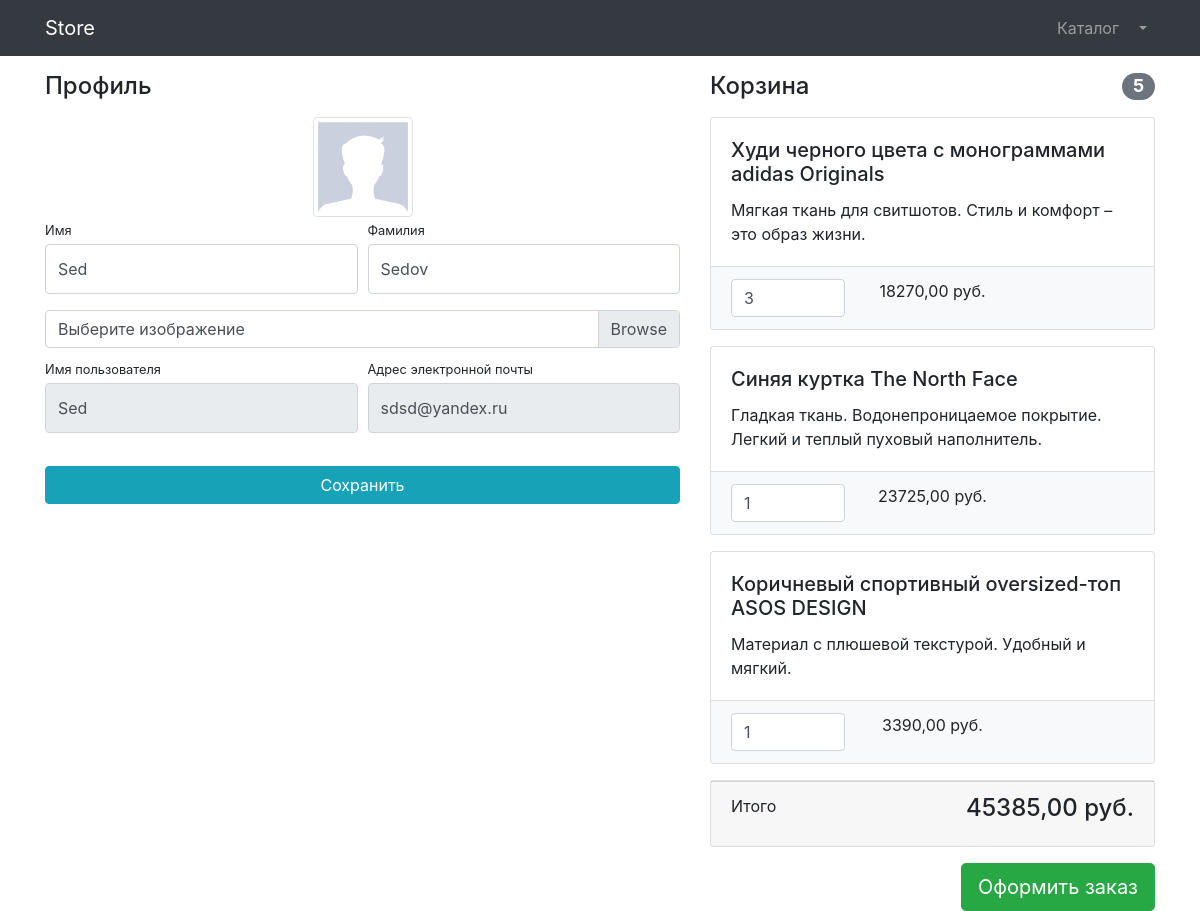
/users/profile/ (signed in), run on an earlier commit of the app's database.
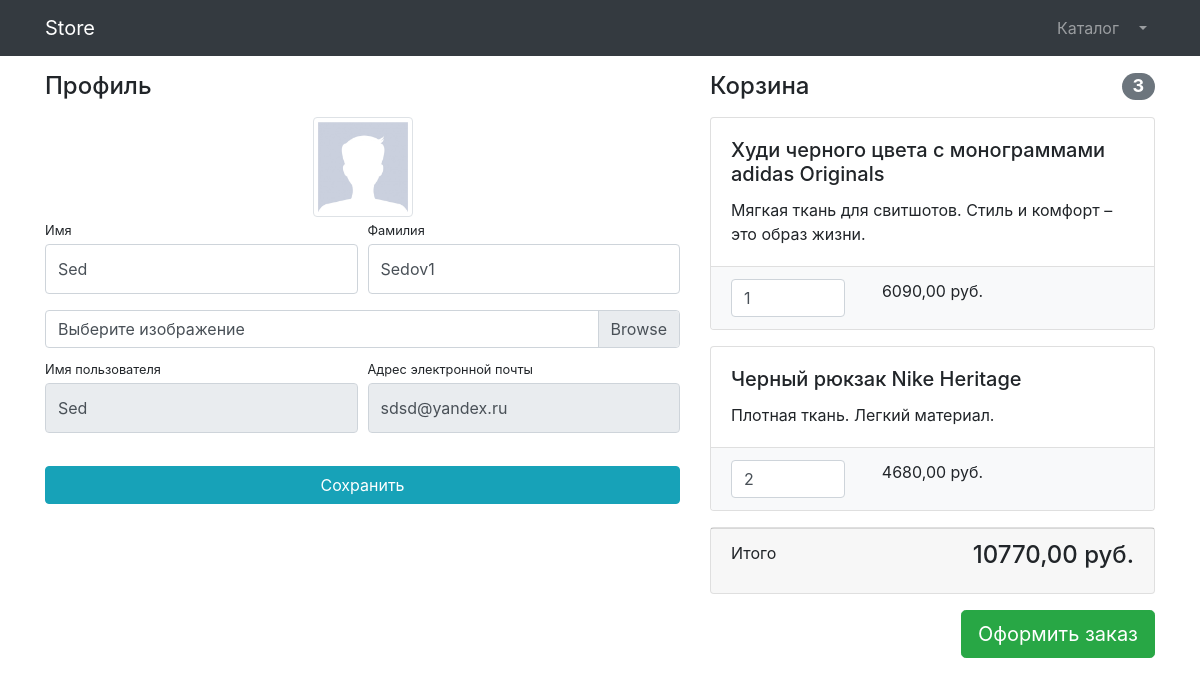
And on a later commit of the database.
### users/models.py (models this page shows, shortened)
class User(AbstractUser):
    image = models.ImageField(upload_to='user_images', null=True, blank=True)

### products/models.py (models this page shows, shortened)
class Basket(models.Model):
    user = models.ForeignKey(to=User, on_delete=models.CASCADE)
    product = models.ForeignKey(Product, on_delete=models.CASCADE)
    quantity = models.PositiveSmallIntegerField(default=0)
    created_timestamp= models.DateTimeField(auto_now_add=True)
    objects = BasketQuerySet.as_manager()
    def sum(self):
        return self.product.price * self.quantity

class Product(models.Model):
    name = models.CharField(max_length=256)
    descriptions = models.TextField()
    price = models.DecimalField(max_digits=8, decimal_places=2)
    quantity = models.PositiveIntegerField(default=0)
    image = models.ImageField(upload_to='products_images')
    category = models.ForeignKey(to=ProductCategory, on_delete=models.CASCADE)
    class Meta:
        verbose_name = 'Продукт'
        verbose_name_plural = 'Продукты'

### users/views.py (the view)
# urls.py: path('profile/',profile,name='profile' ),
@login_required
def profile(request):
    if request.method == 'POST':
        form = UserProfileForm(instance=request.user, data=request.POST, files=request.FILES)
        if form.is_valid():
            form.save()
            messages.success(request, 'Данные успешно изменены')
            return HttpResponseRedirect(reverse('profile'))
        else:
            print(form.errors)
    else:
        form = UserProfileForm(instance=request.user)
    context = {
        'title':'Store - Профиль',
        'form':form,
        'baskets': Basket.objects.filter(user=request.user),
               }
    return render(request, 'users/profile.html',context)

### users/forms.py
class UserProfileForm(UserChangeForm):
    first_name = forms.CharField(widget=forms.TextInput(attrs={
        'class': 'form-control py-4',
    }))
    last_name = forms.CharField(widget=forms.TextInput(attrs={
    'class': 'form-control py-4',
    }))
    image = forms.ImageField(widget=forms.FileInput(attrs={
    'class': 'custom-file-input',
    }), required= False)
    username = forms.CharField(widget=forms.TextInput(attrs={
    'class': 'form-control py-4',
    'readonly':True,
    }))
    email = forms.CharField(widget=forms.EmailInput(attrs={
    'class': 'form-control py-4',
    'readonly':True,
    }))
    class Meta:
        model = User
        fields = ('first_name', 'last_name','image', 'username', 'email')

### products/models.py (called while the page is built)
    def total_sum(self):
        return sum([basket.sum() for basket in self])

    def total_quantity(self):
        return sum([basket.quantity for basket in self])

### users/templates/users/profile.html (shortened to what this page needs)
{% extends 'products/base.html' %}
{% load static %}
{% block css %}
    <link href="{% static 'vendor/css/profile.css' %}" rel="stylesheet">
{% endblock %}
{% block content %}
    <div class="container">
    <div class="row">
        <div class="col-lg-7">
            <h4 class="mt-3 mb-3">Профиль</h4>
            <div class="col-lg-12 text-center">
                <img width="100" height="100"
                     src="{% if user.image %}  {{ user.image.url }} {% else %} {% static 'vendor/img/users/default_avatar.jpg' %} {% endif %} "
                     class="img-thumbnail">
            </div>
            <form action="{% url 'profile' %}" method="post" enctype="multipart/form-data">
                <div class="form-row">
                    <div class="col-lg-6">
                        <div class="form-group">
                            <label class="small mb-1" for="{{form.first_name.id_for_label}}">Имя</label>
                            {{form.first_name}}
                        </div>
                    </div>
                    <div class="col-lg-6">
                        <div class="form-group">
                            <label class="small mb-1" for="{{form.last_name.id_for_label}}">Фамилия</label>
                            {{form.last_name}}
                        </div>
                    </div>
                </div>
                <div class="form-row mb-2">
                    <div class="col-lg-12">
                        <div class="custom-file">
                            <label class="custom-file-label" for="{{form.image.id_for_label}}">
                                Выберите изображение
                            </label>
                        </div>
                    </div>
                </div>
                <div class="form-row">
                    <div class="col-lg-6">
                        <label class="small mb-1" for="{{form.username.id_for_label}}">
                            Имя пользователя
                        </label>
                        {{form.username}}
                    </div>
                    <div class="col-lg-6">
                        <label class="small mb-1" for="{{form.email.id_for_label}}">
                            Адрес электронной почты
                        </label>
                        {{form.email}}
                    </div>
                </div>
                <div class="form-row">
                    <div class="col-lg-12" style="margin-top: 33px;">
                        <input class="btn btn-info btn-block" type="submit" value="Сохранить">
                    </div>
                </div>
            </form>
        </div>
        <div class="col-lg-5">
            {% include 'products/basket.html' %}
        </div>
    </div>
</div>
{% endblock %}

### products/templates/products/base.html (shortened to what this page needs)
{% load static %}
<!DOCTYPE html>
<html lang="en">
<head>
    <link href='{% static "/vendor/bootstrap/css/bootstrap.min.css" %}' rel="stylesheet">
    {% block css %}  {% endblock %}
</head>
<body>
<nav class="navbar navbar-expand-lg navbar-dark bg-dark fixed-top">
    <div class="container">
        <a class="navbar-brand" href="{% url 'index' %}">Store</a>
        <div class="collapse navbar-collapse" id="navbarResponsive">
            <ul class="navbar-nav ml-auto">
                <li class="nav-item">
                    <a class="nav-link" href="{% url 'products' %}">Каталог  </a>
                </li>
                {% if user.is_authenticated %}
                <li class="nav-item dropdown">
                    <a class="nav-link dropdown-toggle" href="#" id="navbarDropdown" role="button"
                       data-bs-toggle="dropdown" aria-expanded="false">
                    </a>
                </li>
                {% else %}
                    <li class="nav-item">
                        <a class="nav-link" href="{% url 'login' %}">Войти <i class="fas fa-sign-in-alt"></i></a>
                    </li>
                {% endif %}
            </ul>
        </div>
    </div>
</nav>
{% block content %} {% endblock %}
</body>
</html>

### products/templates/products/basket.html (shortened to what this page needs)
{% if baskets %}
    <h4 class="mt-3 mb-3 d-flex justify-content-between align-items-center mb-3">
                    Корзина <span class="badge badge-secondary badge-pill">{{ baskets.total_quantity }}</span>
                </h4>
    {% for basket in baskets %}
        <div class="card mb-3">
                    <div class="card-body">
                        <h5 class="card-title">{{ basket.product.name }}</h5>
                        <p class="card-text">{{ basket.product.descriptions }}</p>
                    </div>
                    <ul class="list-group list-group-flush">
                        <li class="list-group-item bg-light">
                            <div class="row text-center">
                                <div class="col-lg-4">
                                    <input name="basketID" type="number" class="form-control"
                                           value="{{ basket.quantity }}" min="0">
                                </div>
                                <div class="col-lg-4">{{ basket.sum }} руб.</div>
                                <div class="col-lg-4">
                                </div>
                            </div>
                        </li>
                    </ul>
                </div>
    {% endfor %}
    <div class="card mb-3">
                    <div class="card-footer">
                        <p class="float-left">Итого</p>
                        <h4 class="float-right">{{ baskets.total_sum }} руб.</h4>
                    </div>
                </div>
    <a class="btn btn-success btn-lg float-right" href="../orders/order-create.html">
                    Оформить заказ
                </a>
{% else %}
    <h4 class="mt-3 mb-3 text-center ">
        Корзина пуста
    </h4>
{% endif %}

What changed in the data, as far as the page shows it:
removed Basket: total_quantity "5", product.name "Худи черного цвета с монограммами adidas Originals", product.descriptions "Мягкая ткань для свитшотов. Стиль и комфорт – это образ жизни.", basketID "3", sum "18270,00", total_sum "45385,00"
removed Basket: product.name "Синяя куртка The North Face", product.descriptions "Гладкая ткань. Водонепроницаемое покрытие. Легкий и теплый пуховый наполнитель.", basketID "1", sum "23725,00"
removed Basket: product.name "Коричневый спортивный oversized-топ ASOS DESIGN", product.descriptions "Материал с плюшевой текстурой. Удобный и мягкий.", basketID "1", sum "3390,00"
changed User "Sed": last_name "Sedov" → "Sedov1"
added Basket: total_quantity "3", product.name "Худи черного цвета с монограммами adidas Originals", product.descriptions "Мягкая ткань для свитшотов. Стиль и комфорт – это образ жизни.", basketID "1", sum "6090,00", total_sum "10770,00"
added Basket: product.name "Черный рюкзак Nike Heritage", product.descriptions "Плотная ткань. Легкий материал.", basketID "2", sum "4680,00"
